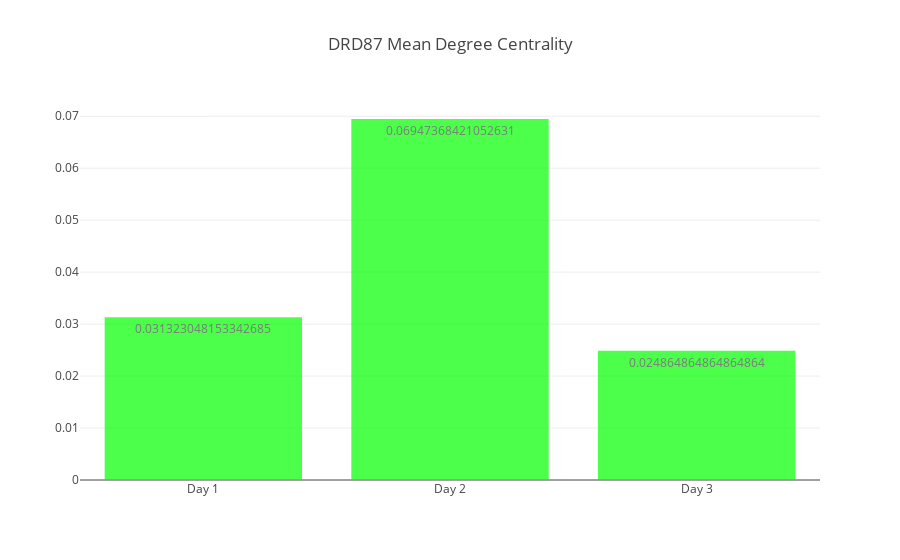

Notebook source saved alongside this figure:
### Code cell
x = ["Day 1", "Day 2", "Day 3"]
y = [drd87_day1_graph.mean_degree_centrality, drd87_day2_graph.mean_degree_centrality, drd87_day3_graph.mean_degree_centrality]
plot_network_measures(x, y, title="DRD87 Mean Degree Centrality")

### Figure 1 — Plotly figure (JSON) as saved in the notebook; plotly's stock layout.template omitted (floating-point values rounded to 4 significant figures)
{"data": [{"marker": {"color": "rgb(0, 255, 0)"}, "name": "1", "opacity": 0.7, "text": [0.03132, 0.06947, 0.02486], "textposition": "auto", "type": "bar", "uid": "8004ba", "x": ["Day 1", "Day 2", "Day 3"], "y": [0.03132, 0.06947, 0.02486]}], "layout": {"autosize": true, "title": "DRD87 Mean Degree Centrality", "xaxis": {"autorange": true, "range": [-0.5, 2.5], "type": "category"}, "yaxis": {"autorange": true, "range": [0, 0.07313], "type": "linear"}}}
